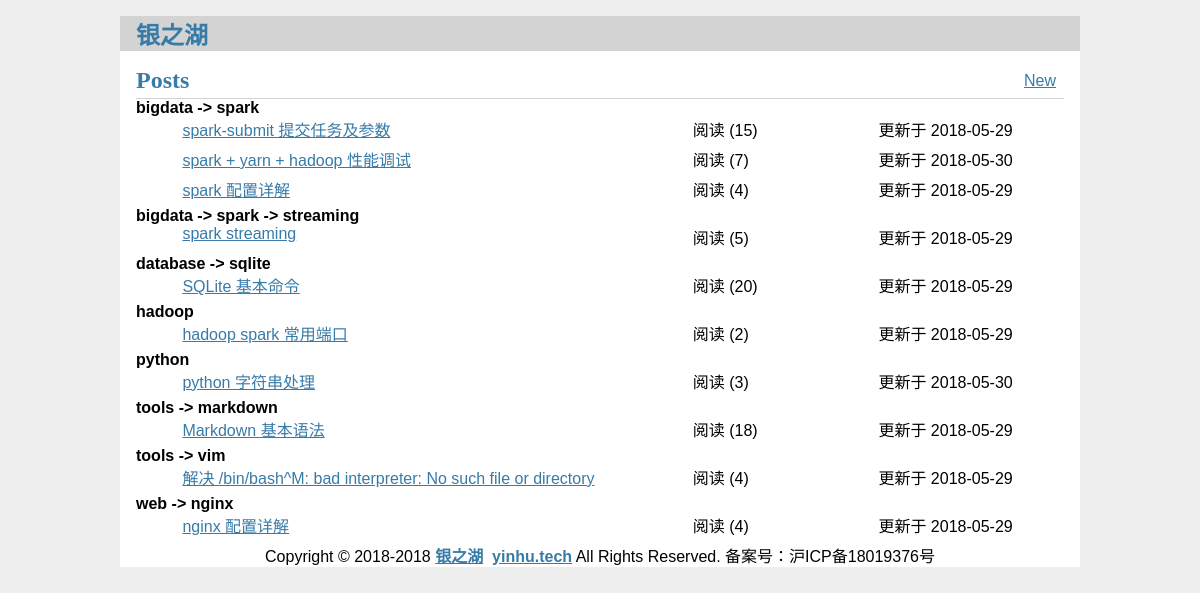
Screenshot of / (signed in) with the database file from the repository.
### tables this page shows
CREATE TABLE "post" (
  id INTEGER PRIMARY KEY AUTOINCREMENT,
  uuid TEXT NOT NULL DEFAULT "",
  author_id INTEGER NOT NULL,

  created TIMESTAMP NOT NULL DEFAULT CURRENT_TIMESTAMP,
  updated TIMESTAMP NOT NULL DEFAULT CURRENT_TIMESTAMP,
  
  title TEXT NOT NULL,
  body TEXT NOT NULL,
  tags TEXT NOT NULL DEFAULT "",
  
  read_cnt INTEGER NOT NULL DEFAULT 0,
  good_cnt INTEGER NOT NULL DEFAULT 0,
  
  FOREIGN KEY (author_id) REFERENCES user (id)
);

### flaskr/blog.py (the view)
@bp.route('/')
def index():
  db = get_db()
  posts = db.execute(
    'SELECT p.uuid, title, body, created, updated, author_id, username, tags, read_cnt, good_cnt'
    ' FROM post p JOIN user u ON p.author_id = u.id'
    ' ORDER BY tags'
  ).fetchall()
  posts_n = []
  pre_tag = ''
  for p in posts:
    n = {}
    for key in p.keys():
      n[key] = p[key]
    if p['tags'] == pre_tag:
      n['tags'] = ''
    pre_tag = p['tags']
    n['tags'] = n['tags'].strip('/').replace('/', ' -> ')
    posts_n.append(n)
  return render_template('blog/index.html', posts=posts_n)

### flaskr/auth.py (called while the page is built)
@bp.before_app_request
def load_logged_in_user():
    user_id = session.get('user_id')
    if user_id is None:
        g.user = None
    else:
        g.user = get_db().execute(
            'SELECT * FROM user WHERE id = ?', (user_id,)
        ).fetchone()

### flaskr/db.py (called while the page is built)
def get_db():
  if 'db' not in g:
    g.db = sqlite3.connect(
      current_app.config['DATABASE'],
      detect_types=sqlite3.PARSE_DECLTYPES
    )
    g.db.row_factory = sqlite3.Row
  return g.db

### flaskr/templates/blog/index.html (shortened to what this page needs)
{% extends 'base.html' %}
{% block header %}
  <h1>{% block title %}Posts{% endblock %}</h1>
  {% if g.user %}
    <a class="action" href="{{ url_for('blog.create') }}">New</a>
  {% endif %}
{% endblock %}
{% block content %}
  {% for post in posts %}
    <article>
        {% if post['tags'] %}
        <div id='index_tags'>{{ post['tags'] }}</div>
        {% endif %}
        <div class='index_item' id='index_title'><a class="action" href="{{ url_for('blog.get_post_by_uuid', uuid=post['uuid']) }}">{{ post['title'] }}</a></div>
        <div class='index_item' id='index_read_cnt'>阅读 ({{ post['read_cnt'] }})</div>
        <div class='index_item' id='index_update'>更新于 {{ post['updated'].strftime('%Y-%m-%d') }}</div>
    </article>
  {% endfor %}
{% endblock %}

### flaskr/static/style.css (style rules this page uses)
h1, h2, h3, h4, h5, h6 { font-family: serif; color: #377ba8; margin: 1rem 0; }
a { color: #377ba8; }
nav ul li a, nav ul li span, header .action { display: block; padding: 0.5rem; }
.content > header h1 { flex: auto; margin: 1rem 0 0.25rem 0; }
#index_tags { color: black; font-weight: bold; width:100%; float:left; }
.index_item { float:left; height:30px; }
#index_title { margin-left:5%; width:55%; }
#index_read_cnt { width:20%; }
#index_update { width:20%; }

### rows the page displays
post: tags "bigdata -> spark", title "spark-submit 提交任务及参数", read_cnt "15", updated "2018-05-29"
post: title "spark + yarn + hadoop 性能调试", read_cnt "7", updated "2018-05-30"
post: title "spark 配置详解", read_cnt "4", updated "2018-05-29"
post: tags "bigdata -> spark -> streaming", title "spark streaming", read_cnt "5", updated "2018-05-29"
post: tags "database -> sqlite", title "SQLite 基本命令", read_cnt "20", updated "2018-05-29"
post: tags "hadoop", title "hadoop spark 常用端口", read_cnt "2", updated "2018-05-29"
post: tags "python", title "python 字符串处理", read_cnt "3", updated "2018-05-30"
post: tags "tools -> markdown", title "Markdown 基本语法", read_cnt "18", updated "2018-05-29"
post: tags "tools -> vim", title "解决 /bin/bash^M: bad interpreter: No such file or directory", read_cnt "4", updated "2018-05-29"
post: tags "web -> nginx", title "nginx 配置详解", read_cnt "4", updated "2018-05-29"
